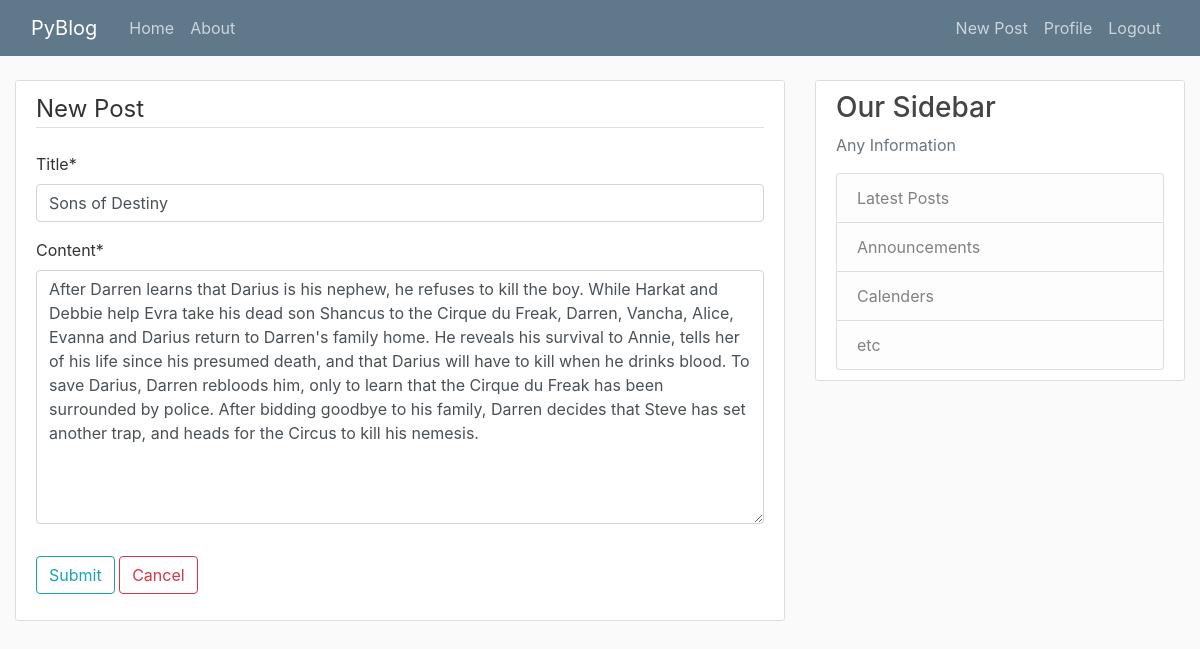
Page /1/update/ (signed in) on the committed database.
### blog/models.py (models this page shows, shortened)
class Post(models.Model):
    title = models.CharField(max_length=20)
    content = models.TextField()
    created = models.DateTimeField(default=timezone.now)
    author = models.ForeignKey(User, on_delete=models.CASCADE)

### blog/views.py (the view, shortened to what this page needs)
# urls.py: path('<int:pk>/update/', PostUpdateView.as_view(), name='post-update'),
class PostUpdateView(LoginRequiredMixin, UserPassesTestMixin, UpdateView):
    model = Post
    fields = ['title', 'content']
    def test_func(self):
        post = self.get_object()
        if self.request.user == post.author:
            return True
        return False

### blog/templates/blog/post_form.html (shortened to what this page needs)
{% extends 'blog/base.html' %}
{% load crispy_forms_tags %}
{% block body %}
<div class="content-section">
<form method="POST">
    <fieldset class="form-group">
        <legend class="border-bottom mb-4">New Post</legend>
        {{ form|crispy }}
    </fieldset>
    <div class="form-group">
        <button type="submit" class="btn btn-outline-info">Submit</button>
        <button type="reset" class="btn btn-outline-danger">Cancel</button>
    </div>
</form>
</div>
{% endblock %}

### blog/static/blog/main.css (style rules this page uses)
body { background: #fafafa; color: #333333; margin-top: 5rem; }
.content-section { background: #ffffff; padding: 10px 20px; border: 1px solid #dddddd; border-radius: 3px; margin-bottom: 20px; }

### rows in the picture
Post: title "Sons of Destiny", content "After Darren learns that Darius is his nephew, he refuses to kill the boy. While Harkat and Debbie help Evra take his dead son Shancus to the Cirque du Freak, Darren, Vancha, Alice, Evanna and Darius return to Darren's family home. He reveals his survival to Annie, tells her of his life since his presumed death, and that Darius will have to kill when he drinks blood. To save Darius, Darren rebloods him, only to learn that the Cirque du Freak has been surrounded by police. After bidding goodbye to his family, Darren decides that Steve has set another trap, and heads for the Circus to kill his nemesis."
